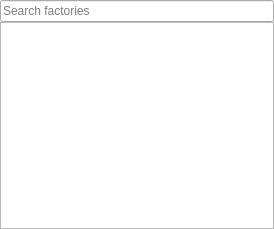
<?xml version="1.0" encoding="UTF-8"?>
<ui version="4.0">
 <class>FactoriesDock</class>
 <widget class="QDockWidget" name="FactoriesDock">
  <property name="geometry">
   <rect>
    <x>0</x>
    <y>0</y>
    <width>274</width>
    <height>229</height>
   </rect>
  </property>
  <property name="windowTitle">
   <string>Factories</string>
  </property>
  <widget class="QWidget" name="dockWidgetContents">
   <layout class="QVBoxLayout" name="verticalLayout">
    <property name="spacing">
     <number>0</number>
    </property>
    <property name="leftMargin">
     <number>0</number>
    </property>
    <property name="topMargin">
     <number>0</number>
    </property>
    <property name="rightMargin">
     <number>0</number>
    </property>
    <property name="bottomMargin">
     <number>0</number>
    </property>
    <item>
     <layout class="QVBoxLayout" name="verticalLayout_3">
      <property name="spacing">
       <number>0</number>
      </property>
      <property name="bottomMargin">
       <number>0</number>
      </property>
      <item>
       <widget class="QLineEdit" name="m_search_factories_edit">
        <property name="placeholderText">
         <string>Search factories</string>
        </property>
       </widget>
      </item>
      <item>
       <widget class="flow::FactoriesView" name="m_factories_view">
        <property name="dragEnabled">
         <bool>true</bool>
        </property>
        <attribute name="headerVisible">
         <bool>false</bool>
        </attribute>
       </widget>
      </item>
     </layout>
    </item>
   </layout>
  </widget>
 </widget>
 <customwidgets>
  <customwidget>
   <class>flow::FactoriesView</class>
   <extends>QTreeView</extends>
   <header>flow/document/component/factories/factories_view.h</header>
  </customwidget>
 </customwidgets>
 <resources/>
 <connections/>
</ui>
